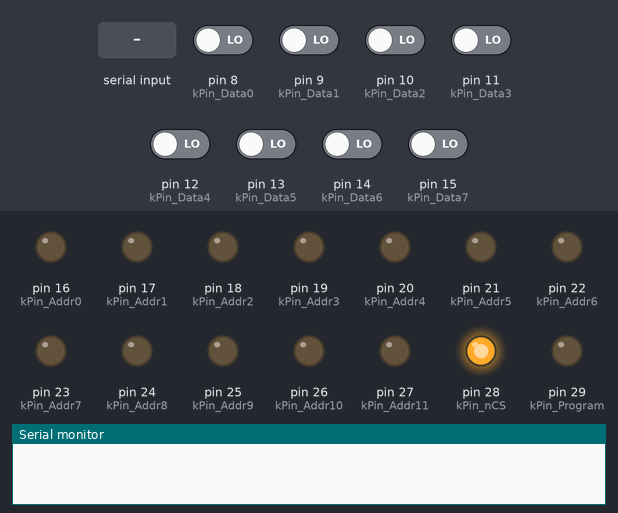
Bench run of a sketch on a simulated Arduino Mega 2560, built with avr-gcc and run on an emulated ATmega2560. On the bench: output pins drawn as LEDs (lit = HIGH), the last lines printed to the serial monitor. The test bench sets the inputs (shaded band); at power-on: pin 8 (kPin_Data0), pin 9 (kPin_Data1), pin 10 (kPin_Data2), pin 11 (kPin_Data3), pin 12 (kPin_Data4), pin 13 (kPin_Data5), pin 14 (kPin_Data6), pin 15 (kPin_Data7) LOW.

Above: at 1.2 s.
1.3 s: "R90\n" received over Serial
At 1.8 s:
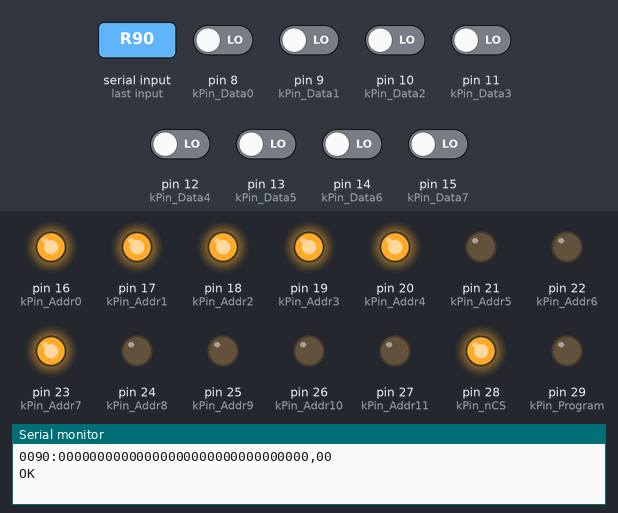
2.8 s: "R,45\n" received over Serial
At 4.1 s:
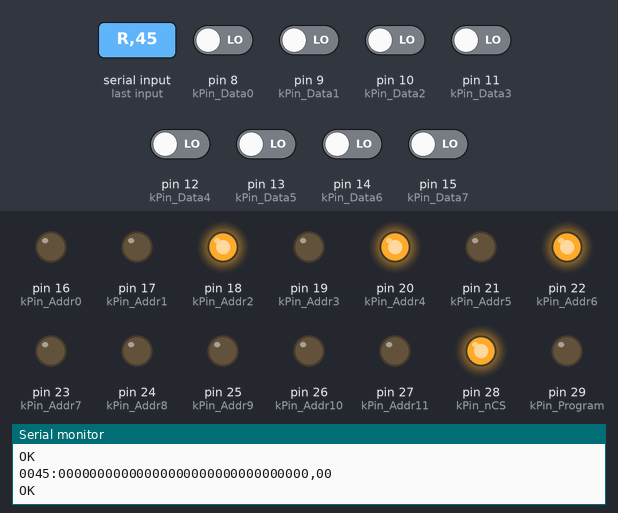
Timing chart, 0 to 5.8 s (numbered marks = the images above; inputs shaded):
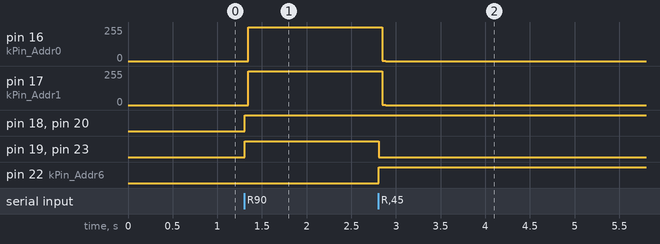

The sketch:

eprom2.ino
```cpp
// (licence header left out)
#include <avr/pgmspace.h>

const char hex[] =
{
  '0', '1', '2', '3', '4', '5', '6', '7',
  '8', '9', 'a', 'b', 'c', 'd', 'e', 'f'
};

const char version_string[] = {"EPROM Version=0.01"};
const char version_string_TMS2516[] = {"-TMS2516"};
const char version_string_TMS2532[] = {"-TMS2532"};

static const int kPin_Addr0  = 16;
static const int kPin_Addr1  = 17;
static const int kPin_Addr2  = 18;
static const int kPin_Addr3  = 19;
static const int kPin_Addr4  = 20;
static const int kPin_Addr5  = 21;
static const int kPin_Addr6  = 22;
static const int kPin_Addr7  = 23;
static const int kPin_Addr8  = 24;
static const int kPin_Addr9  = 25;
static const int kPin_Addr10 = 26;
static const int kPin_Addr11 = 27;

static const int kPin_Data0  = 8;
static const int kPin_Data1  = 9;
static const int kPin_Data2  = 10;
static const int kPin_Data3  = 11;
static const int kPin_Data4  = 12;
static const int kPin_Data5  = 13;
static const int kPin_Data6  = 14;
static const int kPin_Data7  = 15;

static const int kPin_Program = 29;
static int kPin_PGM = 27;
static int kPin_nCS = 28;


byte g_cmd[80]; // strings received from the controller will go in here
static const int kMaxBufferSize = 16;
byte buffer[kMaxBufferSize];

static const long int k_uTime_WritePulse_mS = 50;
static const long int k_uTime_ReadPulse_uS = 1;
             long int k_uTime_WriteDelay_mS = 1; // delay between byte writes

// the setup function runs once when you press reset or power the board

typedef enum {TMS2516, TMS2532} TMS_VER;

TMS_VER tmsVer = TMS2516;

void setup()
{
  pinMode(kPin_Program, OUTPUT); digitalWrite(kPin_Program, LOW); // not programming

  Serial.begin(9600);
//  Serial.println(version_string);

  // address lines are ALWAYS outputs
  pinMode(kPin_Addr0,  OUTPUT);
  pinMode(kPin_Addr1,  OUTPUT);
  pinMode(kPin_Addr2,  OUTPUT);
  pinMode(kPin_Addr3,  OUTPUT);
  pinMode(kPin_Addr4,  OUTPUT);
  pinMode(kPin_Addr5,  OUTPUT);
  pinMode(kPin_Addr6,  OUTPUT);
  pinMode(kPin_Addr7,  OUTPUT);
  pinMode(kPin_Addr8,  OUTPUT);
  pinMode(kPin_Addr9,  OUTPUT);
  pinMode(kPin_Addr10, OUTPUT);
  pinMode(kPin_Addr11, OUTPUT);

  SetDataLinesAsInputs();
  SetAddress(0);

  // control lines are ALWAYS outputs
  if(tmsVer == TMS2516) {
    kPin_PGM = 27;
    kPin_nCS = 28;
    pinMode(kPin_PGM, OUTPUT); digitalWrite(kPin_PGM, LOW);
    pinMode(kPin_nCS, OUTPUT); digitalWrite(kPin_nCS, HIGH);
  }
  else
  if(tmsVer == TMS2532) {
    kPin_PGM = 28;
    kPin_nCS = 28;
    pinMode(kPin_PGM, OUTPUT); digitalWrite(kPin_PGM, HIGH);
  }
}

void loop()
{
  while (true)
  {
    ReadString();

    switch (g_cmd[0])
    {
      case 'V':
        Serial.print(version_string);
          if(tmsVer == TMS2516) Serial.println(version_string_TMS2516);
        else
          if(tmsVer == TMS2532) Serial.println(version_string_TMS2532);
        else
          Serial.println("");
      break;
      case 'R': ReadEEPROM(); break;
      case 'W': WriteEEPROM(); break;
      case 0: break; // empty string. Don't mind ignoring this.
      default: Serial.print("ERR Unrecognised command: ");
               Serial.println(g_cmd[0]);
      break;
    }

//    if(Serial.available()) {
//      char c = Serial.read();
//      delay(1);
//      Serial.write(c);
//    }
//    else {
//      Serial.write('H');
//      delay(1000);
//    }
  }
}

void ReadEEPROM() // R<address>  - read kMaxBufferSize bytes from EEPROM, beginning at <address> (in hex)
{
  if (g_cmd[1] == 0)
  {
    Serial.println("ERR");
    return;
  }

  // decode ASCII representation of address (in hex) into an actual value
  int addr = 0;
  int x = 1;
  while (x < 5 && g_cmd[x] != 0)
  {
    addr = addr << 4;
    addr |= HexToVal(g_cmd[x++]);
  }

  SetDataLinesAsInputs();
  delayMicroseconds(1);

  ReadEEPROMIntoBuffer(addr, kMaxBufferSize);

  // now print the results, starting with the address as hex ...
  Serial.print(hex[ (addr & 0xF000) >> 12 ]);
  Serial.print(hex[ (addr & 0x0F00) >> 8  ]);
  Serial.print(hex[ (addr & 0x00F0) >> 4  ]);
  Serial.print(hex[ (addr & 0x000F)       ]);
  Serial.print(":");
  PrintBuffer(kMaxBufferSize);

  Serial.println("OK");
}

void WriteEEPROM() // W<four byte hex address>:<data in hex, two characters per byte, max of 16 bytes per line>
{
  if (g_cmd[1] == 0)
  {
    Serial.println("ERR");
    return;
  }

  int addr = 0;
  int x = 1;
  while (g_cmd[x] != ':' && g_cmd[x] != 0)
  {
    addr = addr << 4;
    addr |= HexToVal(g_cmd[x]);
    ++x;
  }

  // g_cmd[x] should now be a :
  if (g_cmd[x] != ':')
  {
    Serial.println("ERR");
    return;
  }

  x++; // now points to beginning of data
  uint8_t iBufferUsed = 0;
  while (g_cmd[x] && g_cmd[x+1] && iBufferUsed < kMaxBufferSize && g_cmd[x] != ',')
  {
    uint8_t c = (HexToVal(g_cmd[x]) << 4) | HexToVal(g_cmd[x+1]);
    buffer[iBufferUsed++] = c;
    x += 2;
  }

  // if we're pointing to a comma, then the optional checksum has been provided!
  if (g_cmd[x] == ',' && g_cmd[x+1] && g_cmd[x+2])
  {
    byte checksum = (HexToVal(g_cmd[x+1]) << 4) | HexToVal(g_cmd[x+2]);

    byte our_checksum = CalcBufferChecksum(iBufferUsed);

    if (our_checksum != checksum)
    {
      // checksum fail!
      iBufferUsed = -1;
      Serial.print("ERR ");
      Serial.print(checksum, HEX);
      Serial.print(" ");
      Serial.print(our_checksum, HEX);
      Serial.println("");
      return;
    }
  }

  // buffer should now contains some data
  if (iBufferUsed > 0)
  {
    WriteBufferToEEPROM(addr, iBufferUsed);
  }

  if (iBufferUsed > -1)
  {
    Serial.println("OK");
  }
}

// ----------------------------------------------------------------------------------------

void ReadEEPROMIntoBuffer(int addr, int size)
{
  SetDataLinesAsInputs();

  for (int x = 0; x < size; ++x)
  {
    buffer[x] = ReadByteFrom(addr + x);
  }
}

void WriteBufferToEEPROM(int addr, int size)
{
  SetDataLinesAsOutputs();

  digitalWrite(kPin_Program, HIGH);

  for (uint8_t x = 0; x < size; ++x)
  {
    WriteByteTo(addr + x, buffer[x]);
    delay(k_uTime_WriteDelay_mS);
  }

  digitalWrite(kPin_Program, LOW);
}

// ----------------------------------------------------------------------------------------

// this function assumes that data lines have already been set as INPUTS
byte ReadByteFrom(int addr)
{
  SetAddress(addr);
  digitalWrite(kPin_nCS, LOW);
  delayMicroseconds(k_uTime_ReadPulse_uS);
  byte b = ReadData();
  digitalWrite(kPin_nCS, HIGH);

  return b;
}

// this function assumes that data lines have already been set as OUTPUTS, and that
// Program is set HIGH.
void WriteByteTo(int addr, byte b)
{
  SetAddress(addr);
  SetData(b);

  delayMicroseconds(2);

  if(tmsVer == TMS2516) {
    digitalWrite(kPin_nCS, HIGH);
    digitalWrite(kPin_PGM, HIGH); // enable write

    delay(k_uTime_WritePulse_mS);

    digitalWrite(kPin_PGM, LOW); // disable write
    digitalWrite(kPin_nCS, HIGH);
  } else
  if(tmsVer == TMS2532) {
    digitalWrite(kPin_PGM, LOW); // enable write

    delay(k_uTime_WritePulse_mS);

    digitalWrite(kPin_PGM, HIGH); // disable write
  }
}

// ----------------------------------------------------------------------------------------

void SetDataLinesAsInputs()
{
  pinMode(kPin_Data0, INPUT);
  pinMode(kPin_Data1, INPUT);
  pinMode(kPin_Data2, INPUT);
  pinMode(kPin_Data3, INPUT);
  pinMode(kPin_Data4, INPUT);
  pinMode(kPin_Data5, INPUT);
  pinMode(kPin_Data6, INPUT);
  pinMode(kPin_Data7, INPUT);
}

void SetDataLinesAsOutputs()
{
  pinMode(kPin_Data0, OUTPUT);
  pinMode(kPin_Data1, OUTPUT);
  pinMode(kPin_Data2, OUTPUT);
  pinMode(kPin_Data3, OUTPUT);
  pinMode(kPin_Data4, OUTPUT);
  pinMode(kPin_Data5, OUTPUT);
  pinMode(kPin_Data6, OUTPUT);
  pinMode(kPin_Data7, OUTPUT);
}

void SetAddress(int a)
{
  digitalWrite(kPin_Addr0,  (a&1)?HIGH:LOW    );
  digitalWrite(kPin_Addr1,  (a&2)?HIGH:LOW    );
  digitalWrite(kPin_Addr2,  (a&4)?HIGH:LOW    );
  digitalWrite(kPin_Addr3,  (a&8)?HIGH:LOW    );
  digitalWrite(kPin_Addr4,  (a&16)?HIGH:LOW   );
  digitalWrite(kPin_Addr5,  (a&32)?HIGH:LOW   );
  digitalWrite(kPin_Addr6,  (a&64)?HIGH:LOW   );
  digitalWrite(kPin_Addr7,  (a&128)?HIGH:LOW  );
  digitalWrite(kPin_Addr8,  (a&256)?HIGH:LOW  );
  digitalWrite(kPin_Addr9,  (a&512)?HIGH:LOW  );
  digitalWrite(kPin_Addr10, (a&1024)?HIGH:LOW );
  if(tmsVer == TMS2532) {
    digitalWrite(kPin_Addr11, (a&2048)?HIGH:LOW );
  }
}

// this function assumes that data lines have already been set as OUTPUTS.
void SetData(byte b)
{
  digitalWrite(kPin_Data0, (b&1)?HIGH:LOW  );
  digitalWrite(kPin_Data1, (b&2)?HIGH:LOW  );
  digitalWrite(kPin_Data2, (b&4)?HIGH:LOW  );
  digitalWrite(kPin_Data3, (b&8)?HIGH:LOW  );
  digitalWrite(kPin_Data4, (b&16)?HIGH:LOW );
  digitalWrite(kPin_Data5, (b&32)?HIGH:LOW );
  digitalWrite(kPin_Data6, (b&64)?HIGH:LOW );
  digitalWrite(kPin_Data7, (b&128)?HIGH:LOW);
}

// this function assumes that data lines have already been set as INPUTS.
byte ReadData()
{
  byte b = 0;

  if (digitalRead(kPin_Data0) == HIGH) b |= 1;
  if (digitalRead(kPin_Data1) == HIGH) b |= 2;
  if (digitalRead(kPin_Data2) == HIGH) b |= 4;
  if (digitalRead(kPin_Data3) == HIGH) b |= 8;
  if (digitalRead(kPin_Data4) == HIGH) b |= 16;
  if (digitalRead(kPin_Data5) == HIGH) b |= 32;
  if (digitalRead(kPin_Data6) == HIGH) b |= 64;
  if (digitalRead(kPin_Data7) == HIGH) b |= 128;

  return(b);
}

// ----------------------------------------------------------------------------------------

void PrintBuffer(int size)
{
  uint8_t chk = 0;

  for (uint8_t x = 0; x < size; ++x)
  {
    Serial.print(hex[ (buffer[x] & 0xF0) >> 4 ]);
    Serial.print(hex[ (buffer[x] & 0x0F)      ]);

    chk = chk ^ buffer[x];
  }

  Serial.print(",");
  Serial.print(hex[ (chk & 0xF0) >> 4 ]);
  Serial.print(hex[ (chk & 0x0F)      ]);
  Serial.println("");
}

void ReadString()
{
  int i = 0;
  byte c;

  g_cmd[0] = 0;
  do
  {
    if (Serial.available())
    {
      c = Serial.read();
//      Serial.write(c);
      if (c > 31)
      {
        g_cmd[i++] = c;
        g_cmd[i] = 0;

        if(i>78)
          break;
      }
    }
  }
  while (c != 0x0a);
}

uint8_t CalcBufferChecksum(uint8_t size)
{
  uint8_t chk = 0;

  for (uint8_t x = 0; x < size; ++x)
  {
    chk = chk ^  buffer[x];
  }

  return(chk);
}

// converts one character of a HEX value into its absolute value (nibble)
byte HexToVal(byte b)
{
  if (b >= '0' && b <= '9') return(b - '0');
  if (b >= 'A' && b <= 'F') return((b - 'A') + 10);
  if (b >= 'a' && b <= 'f') return((b - 'a') + 10);
  return(0);
}
```

Measured:
- after the input at 1.3 s, pin 16 (kPin_Addr0), pin 17 (kPin_Addr1): 0/255 → 255/255 at once; pin 18 (kPin_Addr2), pin 19 (kPin_Addr3), pin 20 (kPin_Addr4), pin 23 (kPin_Addr7): LOW → HIGH at once
- after the input at 2.8 s, pin 16 (kPin_Addr0), pin 17 (kPin_Addr1): 255/255 → 0/255 after 0.05 s; pin 19 (kPin_Addr3), pin 23 (kPin_Addr7): HIGH → LOW at once; pin 22 (kPin_Addr6): LOW → HIGH at once
